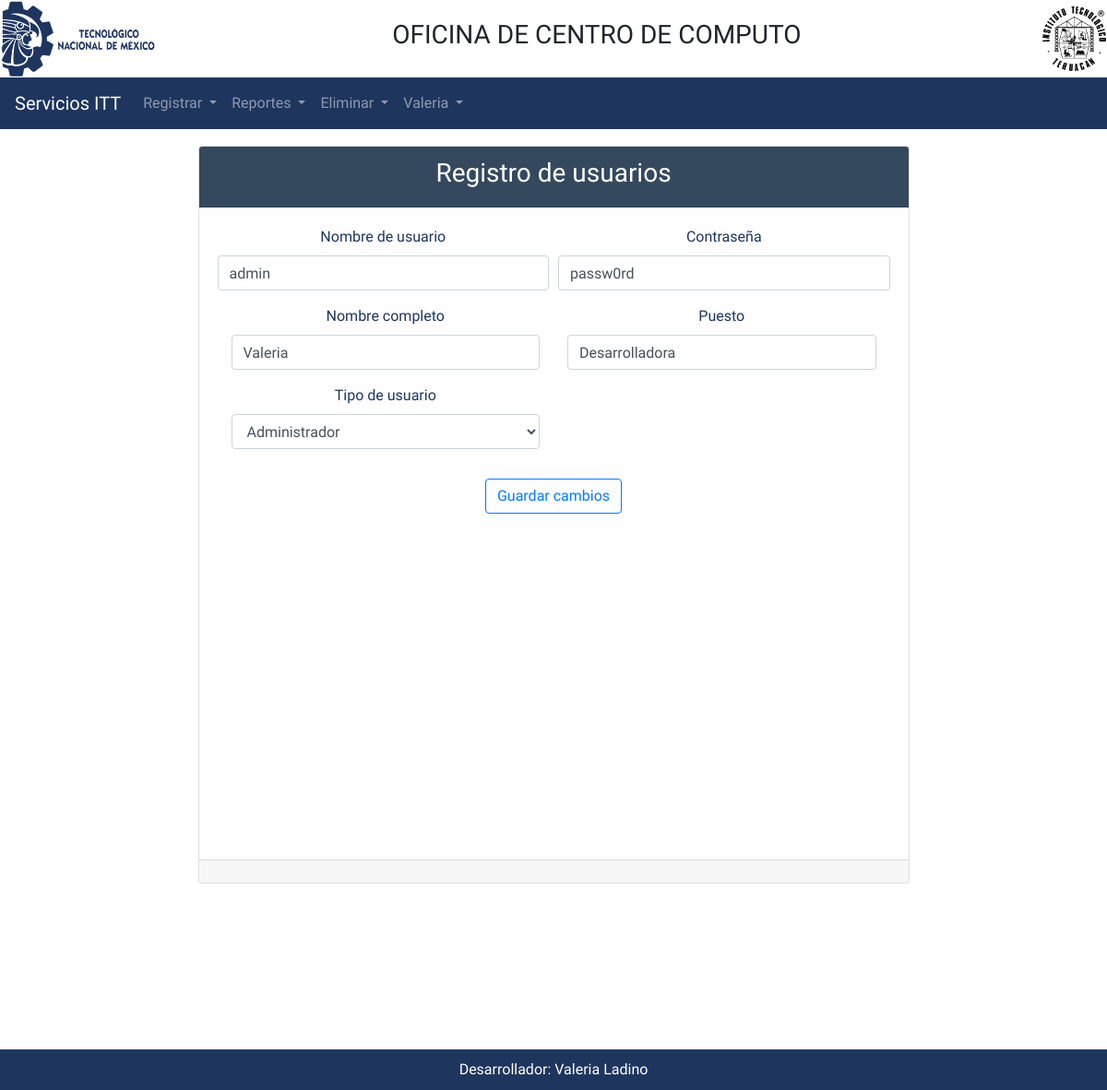
/modificarU.php?id=1 (signed in), run on the app's committed database.
### tables this page shows
CREATE TABLE usuarios(
	id_usuario int AUTO_INCREMENT PRIMARY KEY NOT NULL, 
	user varchar(20) NOT NULL,
	pass varchar(20) NOT NULL,
	nombre varchar(80) NOT NULL,
	cargo varchar(50) NOT NULL,
	tipo_usuario varchar(16) NOT NULL);

### modificarU.php (the view, shortened to what this page needs)
<?php
if(($_SESSION['nombre'])!='')
{
	include("header.php");
					$id=$_REQUEST['id'];
			  		$conectar=Conectarse();
			  		$consulta="SELECT * FROM usuarios where id_usuario='$id'";
			  		$resultado=$conectar->query($consulta);
			  		$row=$resultado->fetch_assoc();
?>
 		<div class="contenedor">
 		 <center>
	 		<div class="container">
	<div class="d-flex justify-content-center h-100">
		<div class="card">
			<div class="card-header">
				<h3>Registro de usuarios</h3>
			</div>
			<div class="card-body">
				<form action="guardarcambiosU.php?id=<?php echo $row['id_usuario']; ?>" method="post">
					<div class="form-row">
					    <div class="form-group col-md-6">
					      <label for="username" style="color:#1E355E";>Nombre de usuario</label>
						      <input type="text" class="form-control" name="username" id="username" value="<?php echo $row['user']; ?>" required>
						    </div>
						    <div class="form-group col-md-6">
						      <label for="pass" style="color:#1E355E";>Contraseña</label>
						      <input type="text" class="form-control" id="pass" value="<?php echo $row['pass']; ?>" name="pass" required>
						    </div>
						  </div>
						  <div class="input-group form-group">
						  <div class="form-group col-md-6">
						    <label for="name" style="color:#1E355E";>Nombre completo</label>
						    <input type="text" class="form-control" id="name" value="<?php echo $row['nombre']; ?>"  name="nombre" required>
						  </div>
						  <div class="form-group col-md-6">
						    <label for="puesto" style="color:#1E355E";>Puesto</label>
						    <input type="text" class="form-control" id="puesto" value="<?php echo $row['cargo']; ?>"  name="puesto" required>
						  </div>
						    <div class="form-group col-md-6">
						      <label for="tipo_usuario" style="color:#1E355E";>Tipo de usuario</label>
						      <select id="tipo_usuario" name="tipoU" class="form-control">
						      	<option value="<?php echo $row['tipo_usuario']; ?>"><?php echo $row['tipo_usuario']; ?></option>
						      </select>
						    </div>
						    </div>
						 <div class="form-group">
						<input type="submit" value="Guardar cambios" class="btn btn-outline-primary">
					</div>
				</form>
			</div>
			<div class="card-footer">
			</div>
		</div>
	</div>
</div>
 		</center>
 	</div>
<?php
include("footer.php");
}
else
header("location: login.php");
?>

### hds.css (style rules this page uses)
html,body { height: 100%; width: auto; font-family: 'Numans', sans-serif; }
.container { height: auto; margin-top: 18; align-content: center; }
.card-header { height: auto; margin-top: auto; margin-bottom: auto; width: auto; background-color: rgba(52,73,94,1); }
.card-body { height: auto; margin-top: auto; margin-bottom: auto; width: auto; background-color: rgba(254,254,254, 1); }
.card-header h3 { color: white; text-align: center; }

### data on the page
usuarios: username "admin", pass "passw0rd", nombre "Valeria", puesto "Desarrolladora", tipoU "Administrador"

### other printed values
$_SESSION['nombre'] "Valeria"
